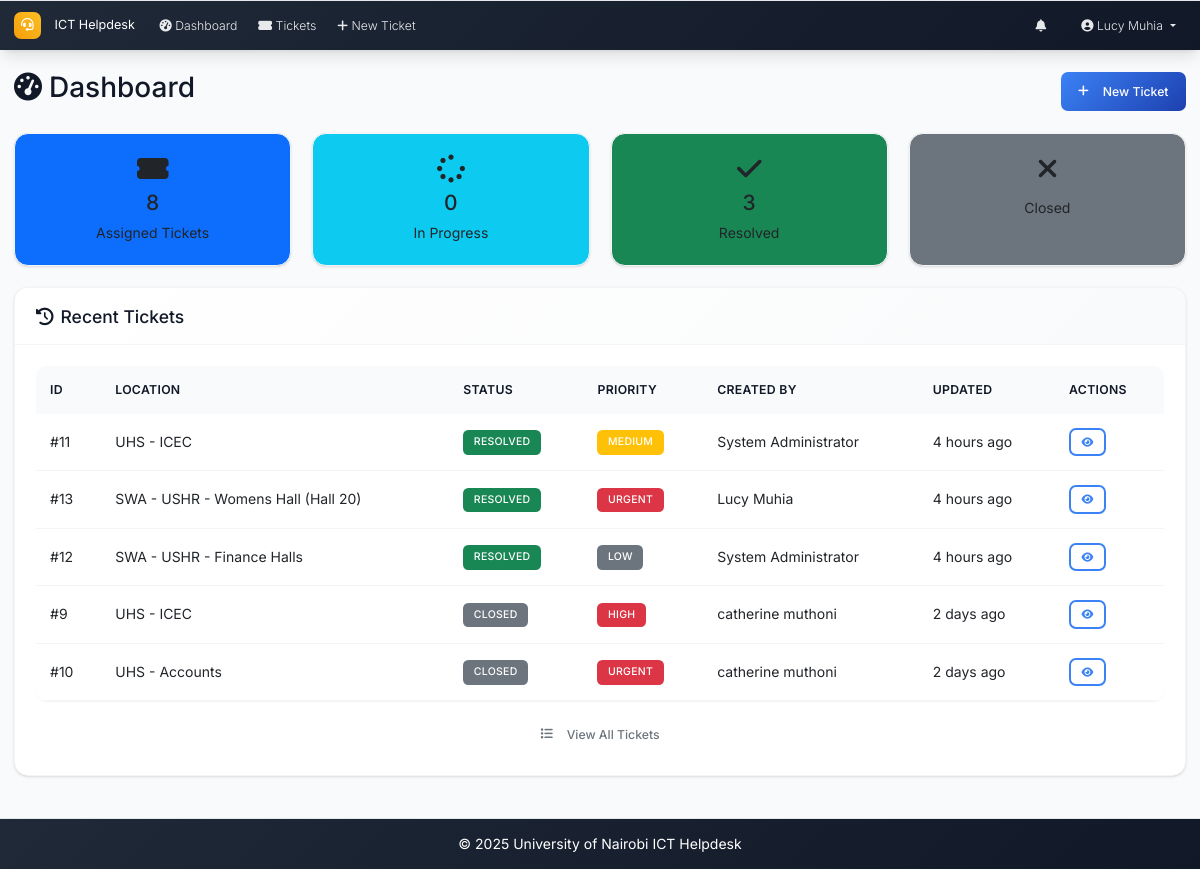
Page /dashboard (signed in) on the committed database.
### models.py (models this page shows, shortened)
class User(UserMixin, db.Model):
    id = db.Column(db.Integer, primary_key=True)
    username = db.Column(db.String(64), unique=True, nullable=False)
    email = db.Column(db.String(120), unique=True, nullable=False)
    password_hash = db.Column(db.String(256), nullable=False)
    full_name = db.Column(db.String(100), nullable=False)
    role = db.Column(db.String(20), nullable=False, default='user')  # admin, intern, user
    created_at = db.Column(db.DateTime, default=datetime.utcnow)
    is_active = db.Column(db.Boolean, default=True)
    is_verified = db.Column(db.Boolean, default=False)
    verification_token = db.Column(db.String(128), nullable=True)
    tickets_created = db.relationship('Ticket', foreign_keys='Ticket.created_by_id', backref='creator', lazy='dynamic')
    assigned_tickets = db.relationship('Ticket', secondary='ticket_assignees', back_populates='assignees', lazy='selectin')
    comments = db.relationship('Comment', backref='author', lazy='dynamic')

class Ticket(db.Model):
    id = db.Column(db.Integer, primary_key=True)
    location = db.Column(db.String(200), nullable=False)
    description = db.Column(Text, nullable=False)
    status = db.Column(db.String(20), nullable=False, default='open')  # open, in_progress, resolved, closed
    priority = db.Column(db.String(20), nullable=False, default='medium')  # low, medium, high, urgent
    created_at = db.Column(db.DateTime, default=datetime.utcnow)
    updated_at = db.Column(db.DateTime, default=datetime.utcnow, onupdate=datetime.utcnow)
    closed_at = db.Column(db.DateTime)
    closed_by_id = db.Column(db.Integer, db.ForeignKey('user.id'), nullable=True)
    due_date = db.Column(db.DateTime, nullable=True)
    created_by_id = db.Column(db.Integer, db.ForeignKey('user.id'), nullable=True)
    category_id = db.Column(db.Integer, db.ForeignKey('category.id'))
    comments = db.relationship('Comment', backref='ticket', lazy='dynamic', cascade='all, delete-orphan')
    attachments = db.relationship('Attachment', backref='ticket', lazy='dynamic', cascade='all, delete-orphan')
    assignees = db.relationship('User', secondary=ticket_assignees, back_populates='assigned_tickets', lazy='selectin')
    closed_by = db.relationship('User', foreign_keys=[closed_by_id], backref='closed_tickets')

### routes.py (the view)
@app.route('/dashboard')
@login_required
def dashboard():
    if current_user.role == 'admin':
        return redirect(url_for('admin_dashboard'))
    stats = get_dashboard_stats(current_user)
    recent_tickets = Ticket.query.join(Ticket.assignees).filter(User.id == current_user.id).order_by(desc(Ticket.updated_at)).limit(5).all()
    return render_template('dashboard.html', stats=stats, recent_tickets=recent_tickets)

### app.py (called while the page is built)
@login_manager.user_loader
def load_user(user_id):
    from models import User
    return User.query.get(int(user_id))

@app.context_processor
def inject_now():
    return {'now': datetime.utcnow}

### routes.py (called while the page is built)
@app.context_processor
def inject_datetime():
    return dict(datetime=datetime)

### utils.py (called while the page is built)
def get_priority_badge_class(priority):
    classes = {
        'low': 'bg-secondary',
        'medium': 'bg-warning',
        'high': 'bg-danger',
        'urgent': 'bg-danger'
    }
    return classes.get(priority, 'bg-secondary')

def get_status_badge_class(status):
    classes = {
        'open': 'bg-primary',
        'in_progress': 'bg-warning',
        'resolved': 'bg-success',
        'closed': 'bg-secondary'
    }
    return classes.get(status, 'bg-secondary')

def time_ago(dt):
    if not dt:
        return 'N/A'
    now = datetime.utcnow()
    diff = now - dt
    if diff.days > 0:
        return f"{diff.days} day{'s' if diff.days > 1 else ''} ago"
    elif diff.seconds > 3600:
        hours = diff.seconds // 3600
        return f"{hours} hour{'s' if hours > 1 else ''} ago"
    elif diff.seconds > 60:
        minutes = diff.seconds // 60
        return f"{minutes} minute{'s' if minutes > 1 else ''} ago"
    else:
        return "Just now"

### templates/dashboard.html (shortened to what this page needs)
{% extends "base.html" %}
{% block content %}
<div class="d-flex justify-content-between align-items-center mb-4">
    <h2><i class="fas fa-tachometer-alt me-2"></i>Dashboard</h2>
    <a href="{{ url_for('new_ticket') }}" class="btn btn-primary">
        <i class="fas fa-plus me-2"></i>New Ticket
    </a>
</div>
<div class="row mb-4">
    {% if current_user.role == 'intern' %}
        <div class="col-md-3">
            <a href="{{ url_for('tickets_list', status='assigned') }}" class="text-decoration-none">
                <div class="card bg-primary h-100">
                    <div class="card-body text-center">
                        <i class="fas fa-ticket-alt fa-2x mb-2"></i>
                        <h4>{{ stats.assigned_tickets }}</h4>
                        <p class="mb-0">Assigned Tickets</p>
                    </div>
                </div>
            </a>
        </div>
        <div class="col-md-3">
            <a href="{{ url_for('tickets_list', status='in_progress') }}" class="text-decoration-none">
                <div class="card bg-info h-100">
                    <div class="card-body text-center">
                        <i class="fas fa-spinner fa-2x mb-2"></i>
                        <h4>{{ stats.my_in_progress }}</h4>
                        <p class="mb-0">In Progress</p>
                    </div>
                </div>
            </a>
        </div>
        <div class="col-md-3">
            <a href="{{ url_for('tickets_list', status='resolved') }}" class="text-decoration-none">
                <div class="card bg-success h-100">
                    <div class="card-body text-center">
                        <i class="fas fa-check fa-2x mb-2"></i>
                        <h4>{{ stats.my_resolved }}</h4>
                        <p class="mb-0">Resolved</p>
                    </div>
                </div>
            </a>
        </div>
        <div class="col-md-3">
            <a href="{{ url_for('tickets_list', status='closed') }}" class="text-decoration-none">
                <div class="card bg-secondary h-100">
                    <div class="card-body text-center">
                        <i class="fas fa-times fa-2x mb-2"></i>
                        <p class="mb-0">Closed</p>
                    </div>
                </div>
            </a>
        </div>
    {% endif %}
</div>
<div class="card">
    <div class="card-header">
        <h5 class="mb-0">
            <i class="fas fa-history me-2"></i>Recent Tickets
        </h5>
    </div>
    <div class="card-body">
        {% if recent_tickets %}
            <div class="table-responsive">
                <table class="table table-hover">
                    <thead>
                        <tr>
                            <th>ID</th>
                            <th>Location</th>
                            <th>Status</th>
                            <th>Priority</th>
                            {% if current_user.role == 'intern' %}
                            <th>Created By</th>
                            {% else %}
                            <th>Assigned To</th>
                            {% endif %}
                            <th>Updated</th>
                            <th>Actions</th>
                        </tr>
                    </thead>
                    <tbody>
                        {% for ticket in recent_tickets %}
                        <tr>
                            <td>#{{ ticket.id }}</td>
                            <td>{{ ticket.location[:50] }}{% if ticket.location and ticket.location|length > 50 %}...{% endif %}</td>
                            <td>
                                <span class="badge {{ ticket.status|status_badge }}">
                                    {{ ticket.status.replace('_', ' ').title() }}
                                </span>
                            </td>
                            <td>
                                <span class="badge {{ ticket.priority|priority_badge }}">
                                    {{ ticket.priority.title() }}
                                </span>
                            </td>
                            {% if current_user.role == 'intern' %}
                            <td>{{ ticket.creator.full_name }}</td>
                            {% endif %}
                            <td>{{ ticket.updated_at|time_ago }}</td>
                            <td>
                                <a href="{{ url_for('ticket_detail', id=ticket.id) }}" class="btn btn-sm btn-outline-primary">
                                    <i class="fas fa-eye"></i>
                                </a>
                            </td>
                        </tr>
                        {% endfor %}
                    </tbody>
                </table>
            </div>
            <div class="text-center">
                <a href="{{ url_for('tickets_list') }}" class="btn btn-outline-secondary">
                    <i class="fas fa-list me-2"></i>View All Tickets
                </a>
            </div>
        {% endif %}
    </div>
</div>
{% endblock %}

### templates/base.html (shortened to what this page needs)
<!DOCTYPE html>
<html lang="en">
<head>
    <link href="https://cdn.jsdelivr.net/npm/bootstrap@5.3.0/dist/css/bootstrap.min.css" rel="stylesheet">
    <link href="https://cdnjs.cloudflare.com/ajax/libs/font-awesome/6.0.0/css/all.min.css" rel="stylesheet">
    <link href="{{ url_for('static', filename='css/custom.css') }}" rel="stylesheet">
</head>
<body>
    <nav class="navbar navbar-expand-lg navbar-dark footer-sky">
        <div class="container-fluid px-3">
            <a class="navbar-brand" href="{{ url_for('index') }}">
                <i class="fas fa-headset me-2"></i>ICT Helpdesk
            </a>
            <div class="collapse navbar-collapse" id="navbarNav">
                <ul class="navbar-nav me-auto mb-2 mb-lg-0">
                    {% if current_user.is_authenticated %}
                    <li class="nav-item">
                        <a class="nav-link" href="{{ url_for('dashboard') }}">
                            <i class="fas fa-tachometer-alt me-1"></i>Dashboard
                        </a>
                    </li>
                    <li class="nav-item">
                        <a class="nav-link" href="{{ url_for('tickets_list') }}">
                            <i class="fas fa-ticket-alt me-1"></i>Tickets
                        </a>
                    </li>
                    <li class="nav-item">
                        <a class="nav-link" href="{{ url_for('new_ticket') }}">
                            <i class="fas fa-plus me-1"></i>New Ticket
                        </a>
                    </li>
                    {% endif %}
                </ul>
                <ul class="navbar-nav ms-auto mb-2 mb-lg-0">
                    {% if current_user.is_authenticated %}
                    <li class="nav-item dropdown me-3">
                        <a class="nav-link position-relative" href="#" id="notificationsDropdown" role="button"
                           data-bs-toggle="dropdown" aria-expanded="false">
                            <i class="fas fa-bell"></i>
                        </a>
                    </li>
                    <li class="nav-item dropdown">
                        <a class="nav-link dropdown-toggle" href="#" id="navbarDropdown" role="button" data-bs-toggle="dropdown" aria-expanded="false">
                            <i class="fas fa-user-circle me-1"></i>{{ current_user.full_name }}
                        </a>
                    </li>
                    {% endif %}
                </ul>
            </div>
        </div>
    </nav>
    <main class="container-fluid my-4 px-3">
        {% block content %}{% endblock %}
    </main>
    <footer class="footer-sky py-3 mt-5">
        <div class="container text-center">
            <span>&copy; {{ datetime.utcnow().year }} University of Nairobi ICT Helpdesk</span>
        </div>
    </footer>
</body>
</html>

### rows in the picture
User: full_name "Lucy Muhia"
Ticket: id "11", location "UHS - ICEC", status.replace "RESOLVED", priority "MEDIUM", creator.full_name "System Administrator", updated_at "4 hours ago"
Ticket: id "13", location "SWA - USHR - Womens Hall (Hall 20)", status.replace "RESOLVED", priority "URGENT", creator.full_name "Lucy Muhia", updated_at "4 hours ago"
Ticket: id "12", location "SWA - USHR - Finance Halls", status.replace "RESOLVED", priority "LOW", creator.full_name "System Administrator", updated_at "4 hours ago"
Ticket: id "9", location "UHS - ICEC", status.replace "CLOSED", priority "HIGH", creator.full_name "catherine muthoni", updated_at "2 days ago"
Ticket: id "10", location "UHS - Accounts", status.replace "CLOSED", priority "URGENT", creator.full_name "catherine muthoni", updated_at "2 days ago"

### other values in the picture
{{ stats.assigned_tickets }} "8"
{{ stats.my_in_progress }} "0"
{{ stats.my_resolved }} "3"
